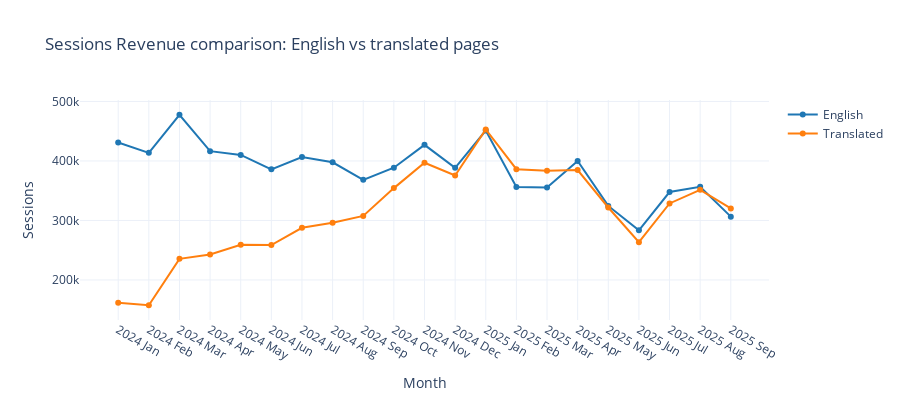

Notebook code for this chart:
### Markdown cell above
---
## Mini Dashboard

### Code cell
chart = go.Figure()

chart.add_trace(go.Scatter(
    x=months, y=sessions_eng,
    mode='lines+markers', name='English',
    line=dict(color='#1f77b4', width=2)
))

chart.add_trace(go.Scatter(
    x=months, y=sessions_trans,
    mode='lines+markers', name='Translated',
    line=dict(color='#ff7f0e', width=2)
))

chart.update_layout(
    title=' Sessions Revenue comparison: English vs translated pages',
    xaxis_title='Month', yaxis_title='Sessions',
    height=400, template='plotly_white',
    hovermode='x unified'
)
chart.show()

### Figure 1 — Plotly figure (JSON) as saved in the notebook; plotly's stock layout.template omitted (floating-point values rounded to 4 significant figures)
{"data": [{"line": {"color": "#1f77b4", "width": 2}, "mode": "lines+markers", "name": "English", "type": "scatter", "x": ["2024 Jan", "2024 Feb", "2024 Mar", "2024 Apr", "2024 May", "2024 Jun", "2024 Jul", "2024 Aug", "2024 Sep", "2024 Oct", "2024 Nov", "2024 Dec", "2025 Jan", "2025 Feb", "2025 Mar", "2025 Apr", "2025 May", "2025 Jun", "2025 Jul", "2025 Aug", "2025 Sep"], "y": [430914, 413597, 477633, 416404, 410077, 385910, 406635, 397692, 368259, 388588, 427071, 388468, 450974, 356171, 355419, 399918, 324405, 283366, 347786, 356629, 306380]}, {"line": {"color": "#ff7f0e", "width": 2}, "mode": "lines+markers", "name": "Translated", "type": "scatter", "x": ["2024 Jan", "2024 Feb", "2024 Mar", "2024 Apr", "2024 May", "2024 Jun", "2024 Jul", "2024 Aug", "2024 Sep", "2024 Oct", "2024 Nov", "2024 Dec", "2025 Jan", "2025 Feb", "2025 Mar", "2025 Apr", "2025 May", "2025 Jun", "2025 Jul", "2025 Aug", "2025 Sep"], "y": [161759, 157467, 235442, 242864, 259159, 258653, 287667, 296229, 307599, 354334, 396940, 375492, 452859, 386184, 383492, 384761, 321777, 263510, 328569, 351504, 320145]}], "layout": {"height": 400, "hovermode": "x unified", "title": {"text": " Sessions Revenue comparison: English vs translated pages"}, "xaxis": {"title": {"text": "Month"}}, "yaxis": {"title": {"text": "Sessions"}}}}
